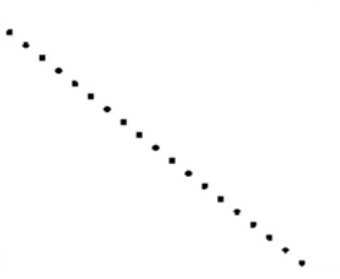
%> input picture Data/4-hough-lines/edges.png, 340 x 279 px
$ octave --eval "result = my_hough_line('edges.png');"   (GNU Octave 9; MATLAB toolbox functions it lacks are replaced by stand-ins)
%> lines starting %> are read from the running program, lines starting %| are printed output that depends on the picture; in (x1, y1, x2, y2) boxes, pixels count from 0 and x2, y2 are one past the last pixel; in counts of white or black regions, pixels touching at a corner belong together; the program's own positions count from 1
% [5 lines of commented-out code are left out]

function [H, value, rowIndex, colIndex] = my_hough_line(imgPath)
%> called with imgPath = 'edges.png'
    pkg load image;

    img = imread(imgPath);
%> img is the input picture: size 279x340x3 uint8; mean R, G, B 253.3, 253.3, 253.3
    img = uint8(img);
    img = rgb2gray(img);
%> img: size 279x340 uint8
    H = zeros(size(img, 2) * 2 + size(img, 1), 180);
    edges = edge(img, "canny");
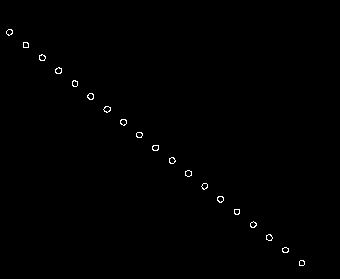
%> edges: size 279x340 logical; 0.42% white in thin lines or dots, all inside (x1, y1, x2, y2) = (6, 29, 305, 266)
    %imshow(edges);
    make_positive = size(img, 2) + size(img, 1);
%> make_positive = 619
    for x = 1:size(edges, 2);
        for y = 1:size(edges, 1);
            if (edges(y, x) == 1)
                for theta = 1:180
                    theta = deg2rad(theta);

                    d = x*cos(theta) - y*sin(theta);

                    d = round(d) + make_positive;
                    theta = round(rad2deg(theta));
                    H(d, theta) += 1;
                endfor
            endif
        endfor
    endfor
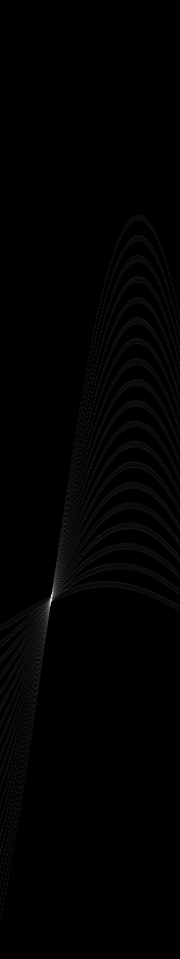
%> H: size 959x180 double; min 0, max 61, mean 0.4; drawn with min black and max white
%> after the loop, d = 314; theta = 180

    [colVals, index] = max(H); % largest value in each column and in which row it was found
%> colVals = 180 values, max 61 at index 52, min 5 at index 10, mean 7.97; index = 180 values, max 742 at index 23, min 236 at index 139, mean 473.4
    [value, colIndex] = max(colVals); % take values and get maximum value and its column index
%> value = 61; colIndex = 52
    rowIndex = index(colIndex); % use the column index to find row index
%> rowIndex = 596

    rowIndex -= make_positive;
%> rowIndex = -23

    x1 = 0;
    y1 = -rowIndex / sin(deg2rad(colIndex));
%> y1 = 29.19

    x2 = size(img, 2);
%> x2 = 340
    y2 = (cos(deg2rad(colIndex)) * x2 - rowIndex) / sin(deg2rad(colIndex));
%> y2 = 294.8
%> `result = my_hough_line('edges.png');`:
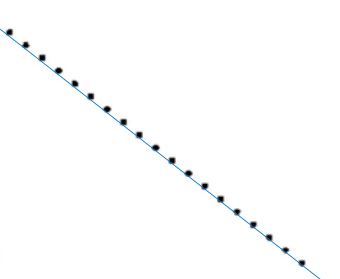
%> figure redrawn from the program's plot data

    imshow(imgPath);
    hold on;
    line([x1, x2], [y1, y2]);
    hold off;

endfunction
